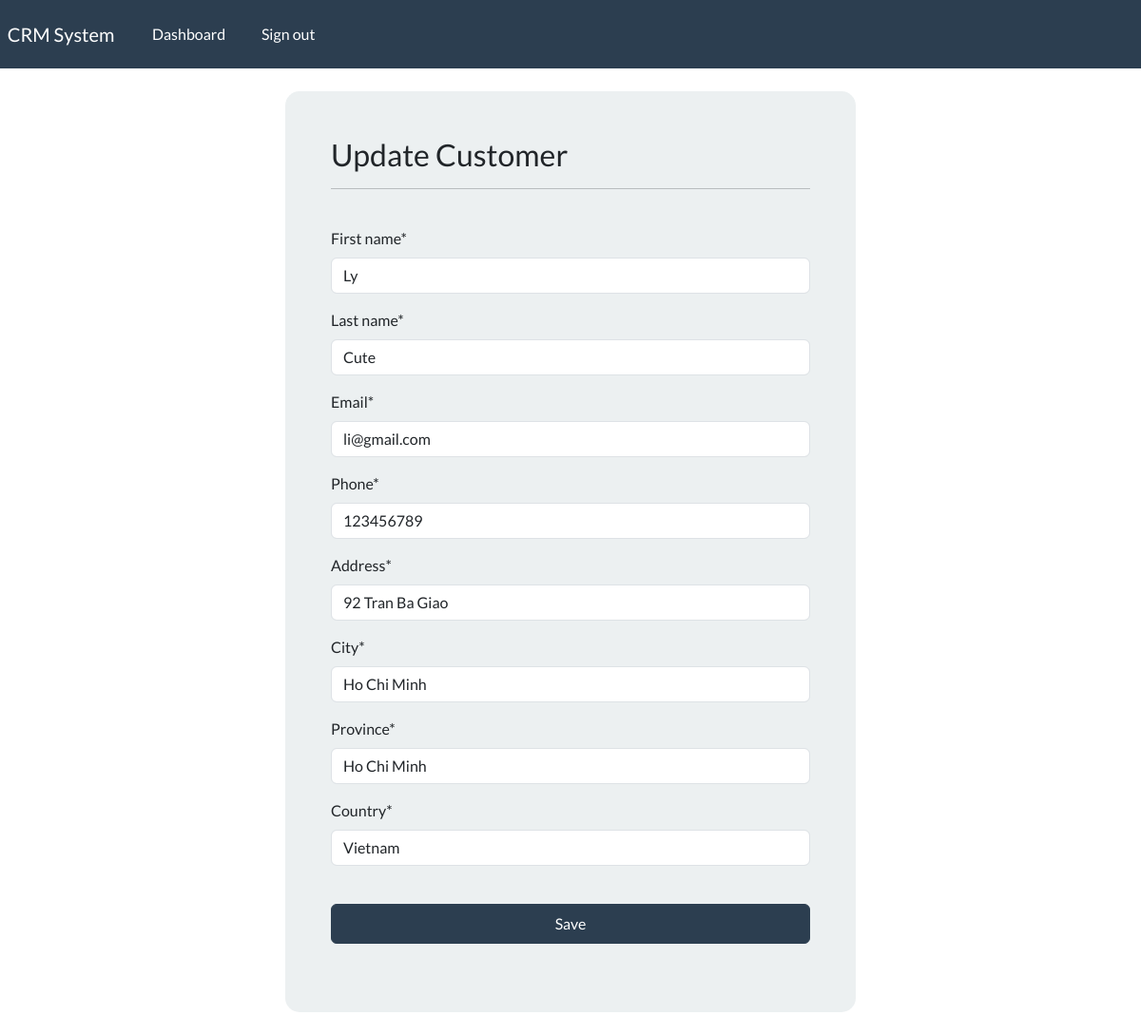
Page /update-record/2 (signed in) on the committed database.
### webapp/models.py (models this page shows, shortened)
class Record(models.Model):
    creation_date= models.DateTimeField(auto_now_add=True)
    first_name = models.CharField(max_length=100)
    last_name = models.CharField(max_length=100)
    email= models.CharField(max_length= 255)
    phone= models.CharField(max_length=20)
    address= models.CharField(max_length=300)
    city = models.CharField(max_length=200)
    province = models.CharField(max_length=200)
    country= models.CharField(max_length=125)

### webapp/views.py (the view)
# urls.py: path('update-record/<int:pk>', views.udpate_record, name='update-record'),
@login_required(login_url="login")
def udpate_record(request, pk):
    record = Record.objects.get(id=pk)
    form = UpdateRecordForm(instance=record)
    if request.method=="POST":
        form = UpdateRecordForm(request.POST, instance=record)
        if form.is_valid():
            form.save()
            return redirect('view-record', pk=pk)
    context= {'formupdaterecord': form}
    return render(request, 'webapp/update-record.html', context=context)

### webapp/forms.py
class UpdateRecordForm(forms.ModelForm):
    class Meta:
        model= Record
        fields=['first_name', "last_name", "email", "phone", "address", "city", "province", "country"]

### webapp/templates/webapp/update-record.html (shortened to what this page needs)
{% extends "webapp/base.html" %}
{% load crispy_forms_tags %}
{% block content %}
<body>
        <div class="container bg-light shadow-md p-5 form-layout">
            <h3>Update Customer</h3>
            <hr>
            <br>
            <form method= "POST" autocomplete="off">
                {{ formupdaterecord|crispy}}
                <br>
                <button type="submit" class="btn btn-primary w-100 btn-block p-2">Save</button>
            </form>
            <br>
        </div>
            <br>
    </body>
{% endblock  %}

### static/css/styles.css (style rules this page uses)
.form-layout { border-radius: 15px; width: 600px; }

### rows in the picture
Record: first_name "Ly", last_name "Cute", email "li@gmail.com", phone "123456789", address "92 Tran Ba Giao", city "Ho Chi Minh", province "Ho Chi Minh", country "Vietnam"
